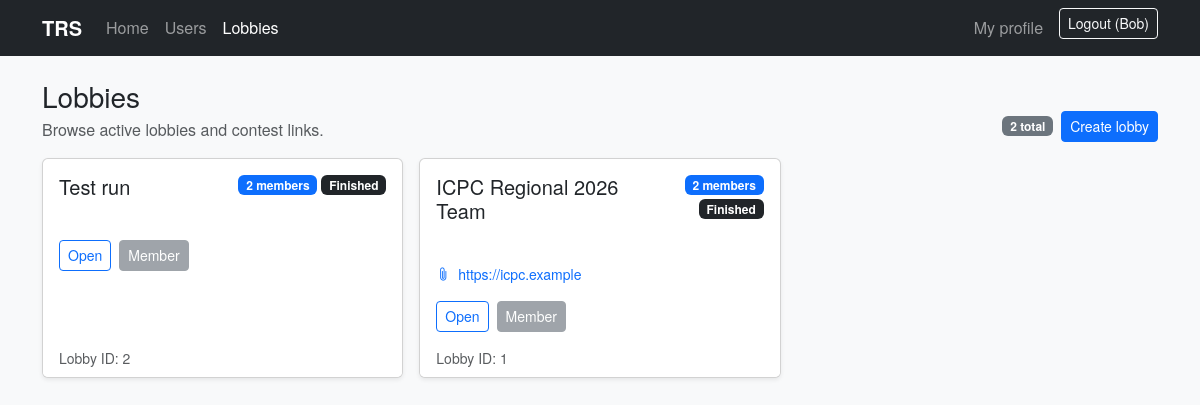
The page /lobbies (signed in) on the database its author committed.
### models.py (models this page shows, shortened)
class User(db.Model):
    id = db.Column(db.Integer, primary_key=True)
    name = db.Column(db.String(120), nullable=False)
    major = db.Column(db.String(120))
    year = db.Column(db.String(50))
    bio = db.Column(db.String(1000))
    contact = db.Column(db.String(500))
    phone = db.Column(db.String(80))
    email = db.Column(db.String(200))
    created_at = db.Column(db.DateTime, default=datetime.utcnow)

class Lobby(db.Model):
    id = db.Column(db.Integer, primary_key=True)
    title = db.Column(db.String(200), nullable=False)
    contest_link = db.Column(db.String(500))
    leader_id = db.Column(db.Integer)
    finished = db.Column(db.Boolean, default=False)
    finished_at = db.Column(db.DateTime)
    created_at = db.Column(db.DateTime, default=datetime.utcnow)
    def to_dict(self):
        return {
            'id': self.id,
            'title': self.title,
            'contest_link': self.contest_link,
            'leader_id': self.leader_id,
            'finished': self.finished,
            'finished_at': self.finished_at.isoformat() if self.finished_at else None,
        }
    teams = db.relationship('Team', backref='lobby', cascade='all, delete-orphan')

### app.py (the view)
@app.route('/lobbies')
def lobbies_page():
    from models import Lobby, Team
    qs = Lobby.query.order_by(Lobby.created_at.desc()).all()
    lobbies = []
    viewer = get_current_user()
    for q in qs:
        team = Team.query.filter_by(lobby_id=q.id).first()
        participant_count = len(team.members) if team else 0
        d = q.to_dict()
        d['participant_count'] = participant_count
        d['team_locked'] = bool(team.locked) if team else False
        role = None
        if viewer:
            if q.leader_id and viewer.id == q.leader_id:
                role = 'Leader'
            elif team and any(tm.user_id == viewer.id for tm in team.members):
                role = 'Member'
        d['role'] = role
        lobbies.append(d)
    return render_template('lobbies.html', lobbies=lobbies)

### app.py (called while the page is built)
def get_current_user():
    from models import User
    user_id = session.get('user_id')
    if not user_id:
        return None
    return User.query.get(user_id)

@app.context_processor
def inject_current_user():
    return {'current_user': get_current_user()}

### templates/lobbies.html (shortened to what this page needs)
{% extends 'base.html' %}
{% block content %}
  <div class="d-flex align-items-end justify-content-between gap-3 mb-3">
    <div>
      <h1 class="h3 mb-1">Lobbies</h1>
      <div class="text-muted">Browse active lobbies and contest links.</div>
    </div>
    <div class="d-flex align-items-center gap-2">
      <span class="badge text-bg-secondary">{{ lobbies|length }} total</span>
      {% if current_user %}
        <a class="btn btn-sm btn-primary" href="{{ url_for('create_lobby_page') }}">Create lobby</a>
      {% endif %}
    </div>
  </div>
  <div class="row g-3">
    {% for lobby in lobbies %}
      <div class="col-md-6 col-lg-4">
        <div class="card h-100 shadow-sm">
          <div class="card-body">
            <div class="d-flex justify-content-between align-items-start gap-2">
              <h5 class="card-title mb-1">{{ lobby.title }}</h5>
              <div class="d-flex gap-1 flex-wrap justify-content-end">
                <span class="badge text-bg-primary">{{ lobby.participant_count }} members</span>
                {% if lobby.finished %}
                  <span class="badge text-bg-dark">Finished</span>
                {% endif %}
              </div>
            </div>
            <div class="text-muted small mb-3">&nbsp;</div>
            {% if lobby.contest_link %}
              <div class="small">
                <a class="text-decoration-none" href="{{ lobby.contest_link }}" target="_blank" rel="noopener noreferrer">
                  <i class="bi bi-paperclip me-1" aria-hidden="true"></i>
                  <span>{{ lobby.contest_link }}</span>
                </a>
              </div>
            {% endif %}
            <div class="mt-3 d-flex gap-2 flex-wrap">
              <a class="btn btn-sm btn-outline-primary" href="{{ url_for('lobby_detail', lobby_id=lobby.id) }}">Open</a>
              {% if current_user %}
                {% if lobby.role %}
                  <button class="btn btn-sm btn-secondary" type="button" disabled>{{ lobby.role }}</button>
                {% elif (not lobby.finished) and (not lobby.team_locked) %}
                  <form method="post" action="{{ url_for('join_lobby_page', lobby_id=lobby.id) }}">
                    <button class="btn btn-sm btn-outline-secondary" type="submit">Join</button>
                  </form>
                {% endif %}
              {% endif %}
            </div>
          </div>
          <div class="card-footer bg-white border-top-0 pt-0">
            <div class="small text-muted">Lobby ID: {{ lobby.id }}</div>
          </div>
        </div>
      </div>
    {% else %}
      <div class="col-12">
        <div class="alert alert-secondary mb-0">No lobbies found. Run the seed script to populate the DB.</div>
      </div>
    {% endfor %}
  </div>
{% endblock %}

### templates/base.html (shortened to what this page needs)
<!doctype html>
<html lang="en">
  <head>
    <link href="https://cdn.jsdelivr.net/npm/bootstrap@5.3.3/dist/css/bootstrap.min.css" rel="stylesheet">
    <link rel="stylesheet" href="https://cdn.jsdelivr.net/npm/bootstrap-icons@1.11.3/font/bootstrap-icons.min.css">
    <link rel="stylesheet" href="{{ url_for('static', filename='main.css') }}">
  </head>
  <body class="bg-light">
    <nav class="navbar navbar-expand-lg navbar-dark bg-dark">
      <div class="container">
        <a class="navbar-brand fw-semibold" href="{{ url_for('index') }}">TRS</a>
        <div class="collapse navbar-collapse" id="navbarMain">
          <ul class="navbar-nav me-auto mb-2 mb-lg-0">
            <li class="nav-item">
              <a class="nav-link {% if request.path == '/' %}active{% endif %}" href="{{ url_for('index') }}">Home</a>
            </li>
            <li class="nav-item">
              <a class="nav-link {% if request.path.startswith('/users') %}active{% endif %}" href="{{ url_for('users_page') }}">Users</a>
            </li>
            <li class="nav-item">
              <a class="nav-link {% if request.path.startswith('/lobbies') %}active{% endif %}" href="{{ url_for('lobbies_page') }}">Lobbies</a>
            </li>
          </ul>
          <ul class="navbar-nav ms-auto mb-2 mb-lg-0">
            {% if current_user %}
              <li class="nav-item">
                <a class="nav-link {% if request.path == '/me' %}active{% endif %}" href="{{ url_for('me') }}">My profile</a>
              </li>
              <li class="nav-item ms-lg-2">
                <form class="d-flex" method="post" action="{{ url_for('logout') }}">
                  <button class="btn btn-sm btn-outline-light" type="submit">Logout ({{ current_user.name }})</button>
                </form>
              </li>
            {% else %}
              <li class="nav-item ms-lg-2">
                <a class="btn btn-sm btn-primary" href="{{ url_for('login') }}">Login</a>
              </li>
            {% endif %}
          </ul>
        </div>
      </div>
    </nav>
    <main class="container py-4">
      {% block content %}{% endblock %}
    </main>
  </body>
</html>

### static/main.css (style rules this page uses)
body { font-family: 'Helvetica Neue', 'Helvetica', 'Arial', system-ui; }

### rows shown on the page
User: name "Bob"
Lobby: title "Test run", participant_count "2", role "Member", id "2"
Lobby: title "ICPC Regional 2026 Team", participant_count "2", contest_link "https://icpc.example", role "Member", id "1"

### other values the page prints
{{ lobbies|length }} "2"
